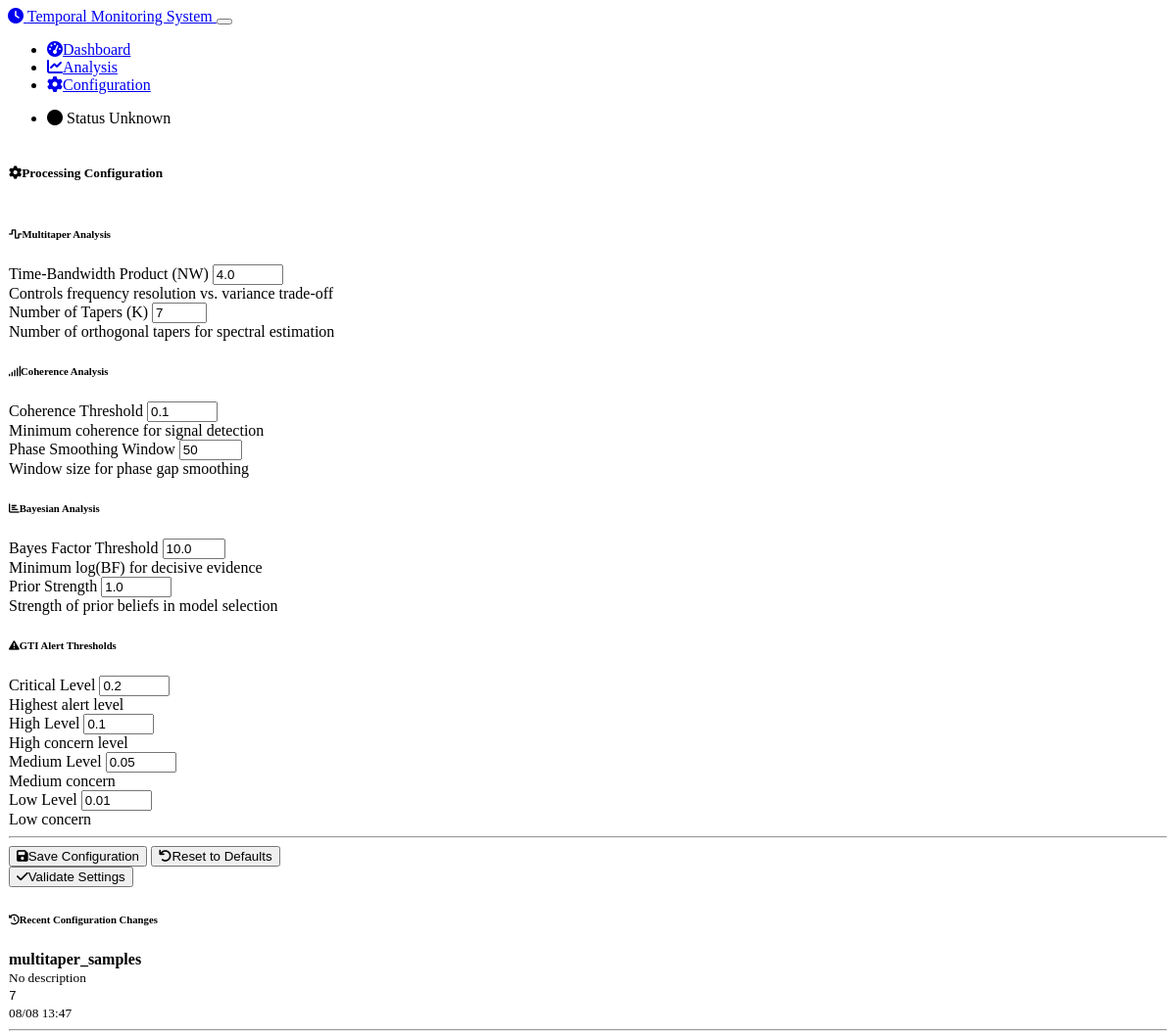
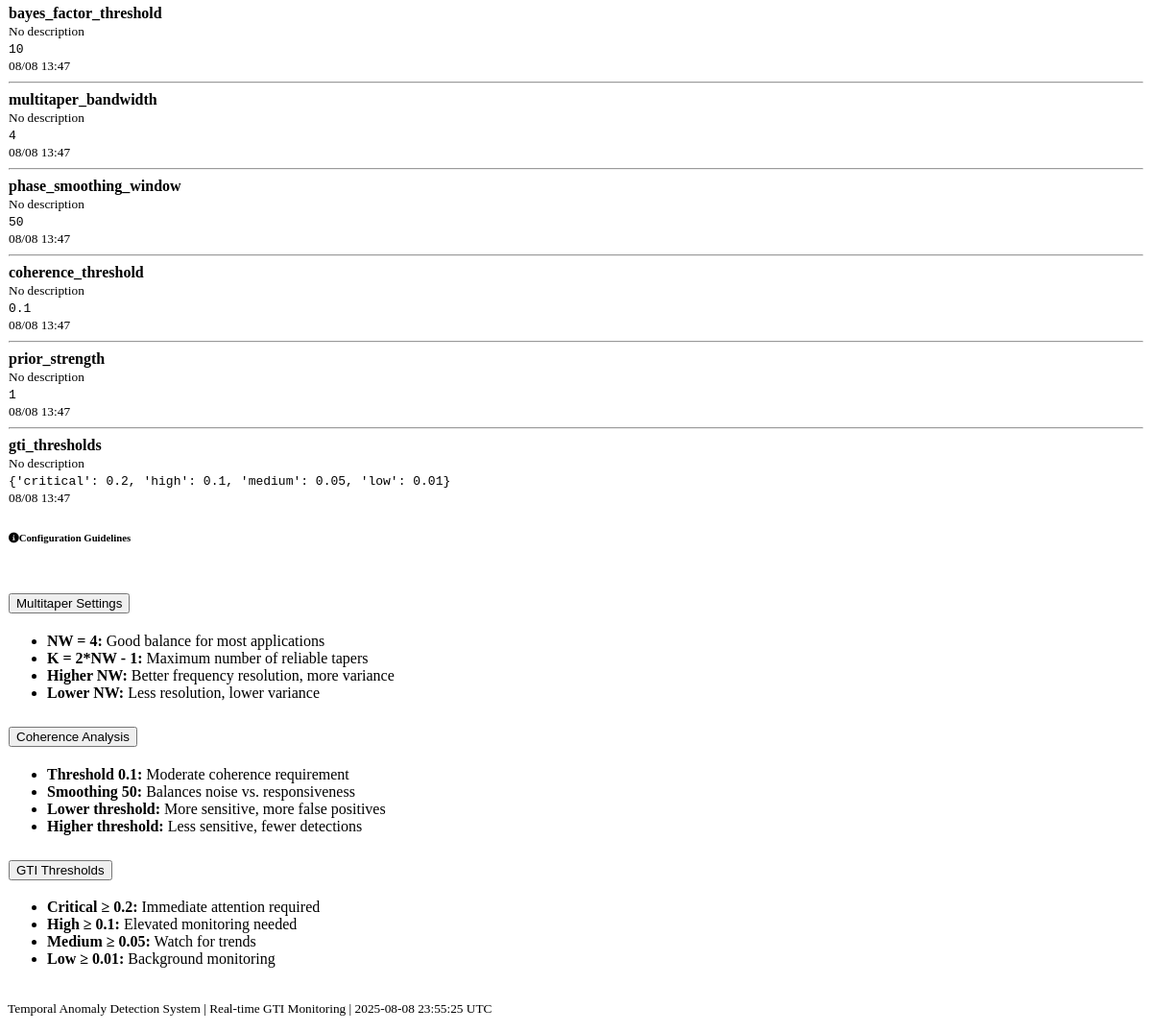
Page /configuration on the committed database (2 pictures, top to bottom).
### models.py (models this page shows, shortened)
class ProcessingConfiguration(db.Model):
    id = db.Column(db.Integer, primary_key=True)
    parameter_name = db.Column(db.String(100), nullable=False, unique=True)
    parameter_value = db.Column(db.Text, nullable=False)  # JSON string for complex values
    description = db.Column(db.Text)
    updated_at = db.Column(db.DateTime, default=datetime.utcnow, onupdate=datetime.utcnow)
    def get_value(self):
        try:
            return json.loads(self.parameter_value)
        except:
            return self.parameter_value

### routes.py (the view)
@app.route('/configuration')
def configuration():
    try:
        configs = ProcessingConfiguration.query.all()
        config_dict = {config.parameter_name: config for config in configs}
        return render_template('configuration.html', configurations=config_dict)
    except Exception as e:
        logger.error(f"Error rendering configuration: {str(e)}")
        flash(f"Error loading configuration: {str(e)}", 'error')
        return render_template('configuration.html', configurations={})

### templates/configuration.html (shortened to what this page needs)
{% extends "base.html" %}
{% block content %}
<div class="row">
    <div class="col-12">
        <div class="card">
            <div class="card-header">
                <h5 class="mb-0">
                    <i class="fas fa-cog me-2"></i>Processing Configuration
                </h5>
            </div>
            <div class="card-body">
                <form id="config-form">
                    <div class="row">
                        <div class="col-lg-6 mb-4">
                            <h6 class="border-bottom pb-2">
                                <i class="fas fa-wave-square me-1"></i>Multitaper Analysis
                            </h6>
                            <div class="mb-3">
                                <label for="multitaper_bandwidth" class="form-label">Time-Bandwidth Product (NW)</label>
                                <input type="number" class="form-control" id="multitaper_bandwidth"
                                       value="4.0" step="0.1" min="1" max="10">
                                <div class="form-text">Controls frequency resolution vs. variance trade-off</div>
                            </div>
                            <div class="mb-3">
                                <label for="multitaper_samples" class="form-label">Number of Tapers (K)</label>
                                <input type="number" class="form-control" id="multitaper_samples"
                                       value="7" min="1" max="20">
                                <div class="form-text">Number of orthogonal tapers for spectral estimation</div>
                            </div>
                        </div>
                        <div class="col-lg-6 mb-4">
                            <h6 class="border-bottom pb-2">
                                <i class="fas fa-signal me-1"></i>Coherence Analysis
                            </h6>
                            <div class="mb-3">
                                <label for="coherence_threshold" class="form-label">Coherence Threshold</label>
                                <input type="number" class="form-control" id="coherence_threshold"
                                       value="0.1" step="0.01" min="0" max="1">
                                <div class="form-text">Minimum coherence for signal detection</div>
                            </div>
                            <div class="mb-3">
                                <label for="phase_smoothing_window" class="form-label">Phase Smoothing Window</label>
                                <input type="number" class="form-control" id="phase_smoothing_window"
                                       value="50" min="3" max="200">
                                <div class="form-text">Window size for phase gap smoothing</div>
                            </div>
                        </div>
                    </div>
                    <div class="row">
                        <div class="col-lg-6 mb-4">
                            <h6 class="border-bottom pb-2">
                                <i class="fas fa-chart-bar me-1"></i>Bayesian Analysis
                            </h6>
                            <div class="mb-3">
                                <label for="bayes_factor_threshold" class="form-label">Bayes Factor Threshold</label>
                                <input type="number" class="form-control" id="bayes_factor_threshold"
                                       value="10.0" step="1" min="1" max="100">
                                <div class="form-text">Minimum log(BF) for decisive evidence</div>
                            </div>
                            <div class="mb-3">
                                <label for="prior_strength" class="form-label">Prior Strength</label>
                                <input type="number" class="form-control" id="prior_strength"
                                       value="1.0" step="0.1" min="0.1" max="10">
                                <div class="form-text">Strength of prior beliefs in model selection</div>
                            </div>
                        </div>
                        <div class="col-lg-6 mb-4">
                            <h6 class="border-bottom pb-2">
                                <i class="fas fa-exclamation-triangle me-1"></i>GTI Alert Thresholds
                            </h6>
                            <div class="mb-3">
                                <label for="gti_critical" class="form-label">Critical Level</label>
                                <input type="number" class="form-control" id="gti_critical"
                                       value="0.2" step="0.01" min="0" max="1">
                                <div class="form-text text-danger">Highest alert level</div>
                            </div>
                            <div class="mb-3">
                                <label for="gti_high" class="form-label">High Level</label>
                                <input type="number" class="form-control" id="gti_high"
                                       value="0.1" step="0.01" min="0" max="1">
                                <div class="form-text text-warning">High concern level</div>
                            </div>
                            <div class="row">
                                <div class="col-6">
                                    <div class="mb-3">
                                        <label for="gti_medium" class="form-label">Medium Level</label>
                                        <input type="number" class="form-control" id="gti_medium"
                                               value="0.05" step="0.01" min="0" max="1">
                                        <div class="form-text text-info">Medium concern</div>
                                    </div>
                                </div>
                                <div class="col-6">
                                    <div class="mb-3">
                                        <label for="gti_low" class="form-label">Low Level</label>
                                        <input type="number" class="form-control" id="gti_low"
                                               value="0.01" step="0.01" min="0" max="1">
                                        <div class="form-text text-success">Low concern</div>
                                    </div>
                                </div>
                            </div>
                        </div>
                    </div>
                    <div class="row">
                        <div class="col-12">
                            <hr>
                            <div class="d-flex justify-content-between">
                                <div>
                                    <button type="button" class="btn btn-primary" onclick="saveConfiguration()">
                                        <i class="fas fa-save me-1"></i>Save Configuration
                                    </button>
                                    <button type="button" class="btn btn-secondary ms-2" onclick="loadConfiguration()">
                                        <i class="fas fa-undo me-1"></i>Reset to Defaults
                                    </button>
                                </div>
                                <div>
                                    <button type="button" class="btn btn-success" onclick="validateConfiguration()">
                                        <i class="fas fa-check me-1"></i>Validate Settings
                                    </button>
                                </div>
                            </div>
                        </div>
                    </div>
                </form>
            </div>
        </div>
    </div>
</div>
<div class="row mt-4">
    <div class="col-lg-6">
        <div class="card">
            <div class="card-header">
                <h6 class="mb-0">
                    <i class="fas fa-history me-1"></i>Recent Configuration Changes
                </h6>
            </div>
            <div class="card-body">
                <div id="config-history">
                    {% for name, config in configurations.items() %}
                        <div class="d-flex justify-content-between align-items-center mb-2">
                            <div>
                                <strong>{{ name }}</strong>
                                <br>
                                <small class="text-muted">{{ config.description or 'No description' }}</small>
                            </div>
                            <div class="text-end">
                                <code>{{ config.get_value() }}</code>
                                <br>
                                <small class="text-muted">{{ config.updated_at.strftime('%m/%d %H:%M') }}</small>
                            </div>
                        </div>
                        {% if not loop.last %}<hr class="my-2">{% endif %}
                    {% endfor %}
                </div>
            </div>
        </div>
    </div>
    <div class="col-lg-6">
        <div class="card">
            <div class="card-header">
                <h6 class="mb-0">
                    <i class="fas fa-info-circle me-1"></i>Configuration Guidelines
                </h6>
            </div>
            <div class="card-body">
                <div class="accordion" id="guidelines-accordion">
                    <div class="accordion-item">
                        <h2 class="accordion-header">
                            <button class="accordion-button collapsed" type="button"
                                    data-bs-toggle="collapse" data-bs-target="#multitaper-guide">
                                Multitaper Settings
                            </button>
                        </h2>
                        <div id="multitaper-guide" class="accordion-collapse collapse">
                            <div class="accordion-body">
                                <ul class="mb-0">
                                    <li><strong>NW = 4:</strong> Good balance for most applications</li>
                                    <li><strong>K = 2*NW - 1:</strong> Maximum number of reliable tapers</li>
                                    <li><strong>Higher NW:</strong> Better frequency resolution, more variance</li>
                                    <li><strong>Lower NW:</strong> Less resolution, lower variance</li>
                                </ul>
                            </div>
                        </div>
                    </div>
                    <div class="accordion-item">
                        <h2 class="accordion-header">
                            <button class="accordion-button collapsed" type="button"
                                    data-bs-toggle="collapse" data-bs-target="#coherence-guide">
                                Coherence Analysis
                            </button>
                        </h2>
                        <div id="coherence-guide" class="accordion-collapse collapse">
                            <div class="accordion-body">
                                <ul class="mb-0">
                                    <li><strong>Threshold 0.1:</strong> Moderate coherence requirement</li>
                                    <li><strong>Smoothing 50:</strong> Balances noise vs. responsiveness</li>
                                    <li><strong>Lower threshold:</strong> More sensitive, more false positives</li>
                                    <li><strong>Higher threshold:</strong> Less sensitive, fewer detections</li>
                                </ul>
                            </div>
                        </div>
                    </div>
                    <div class="accordion-item">
                        <h2 class="accordion-header">
                            <button class="accordion-button collapsed" type="button"
                                    data-bs-toggle="collapse" data-bs-target="#gti-guide">
                                GTI Thresholds
                            </button>
                        </h2>
                        <div id="gti-guide" class="accordion-collapse collapse">
                            <div class="accordion-body">
                                <ul class="mb-0">
                                    <li><strong>Critical ≥ 0.2:</strong> Immediate attention required</li>
                                    <li><strong>High ≥ 0.1:</strong> Elevated monitoring needed</li>
                                    <li><strong>Medium ≥ 0.05:</strong> Watch for trends</li>
                                    <li><strong>Low ≥ 0.01:</strong> Background monitoring</li>
                                </ul>
                            </div>
                        </div>
                    </div>
                </div>
            </div>
        </div>
    </div>
</div>
{% endblock %}

### rows in the picture
ProcessingConfiguration: parameter_name "multitaper_samples", description "No description", get_value "7", updated_at "08/08 13:47"
ProcessingConfiguration: parameter_name "bayes_factor_threshold", description "No description", get_value "10", updated_at "08/08 13:47"
ProcessingConfiguration: parameter_name "multitaper_bandwidth", description "No description", get_value "4", updated_at "08/08 13:47"
ProcessingConfiguration: parameter_name "phase_smoothing_window", description "No description", get_value "50", updated_at "08/08 13:47"
ProcessingConfiguration: parameter_name "coherence_threshold", description "No description", get_value "0.1", updated_at "08/08 13:47"
ProcessingConfiguration: parameter_name "prior_strength", description "No description", get_value "1", updated_at "08/08 13:47"
ProcessingConfiguration: parameter_name "gti_thresholds", description "No description", get_value "{'critical': 0.2, 'high': 0.1, 'medium': 0.05, 'low': 0.01}", updated_at "08/08 13:47"
